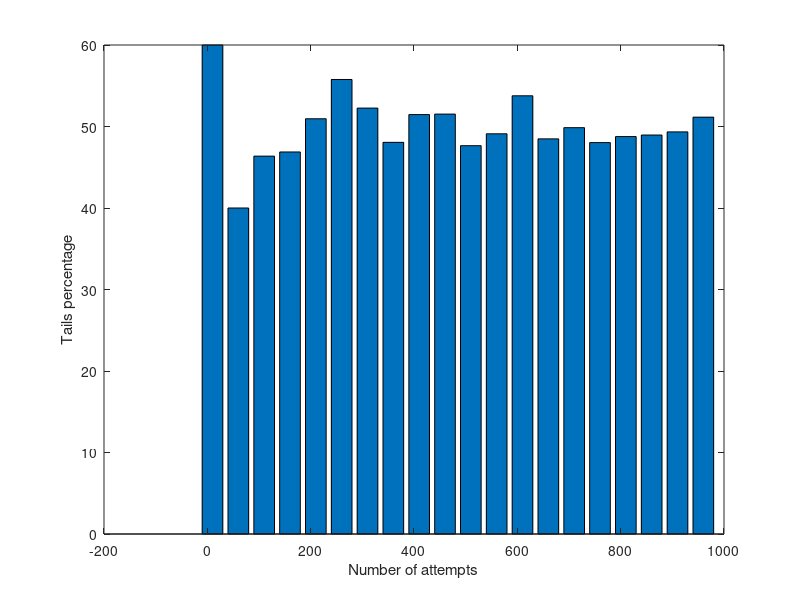

Source code (MATLAB):

ns = 10:50:1000
tailsPercentages = zeros(1, length(ns))
for i= 1:length(ns)
    tails = zeros(1, length(ns))
    for j = 1:ns(i)
       temp = rand
       if temp > 0.5
           tails(j) = temp
       end
    end
    tails = tails(tails~=0)
    tailsPercentages(i) = (length(tails) / ns(i)) * 100
end
bar(ns, tailsPercentages)
xlabel('Number of attempts')
ylabel('Tails percentage')

